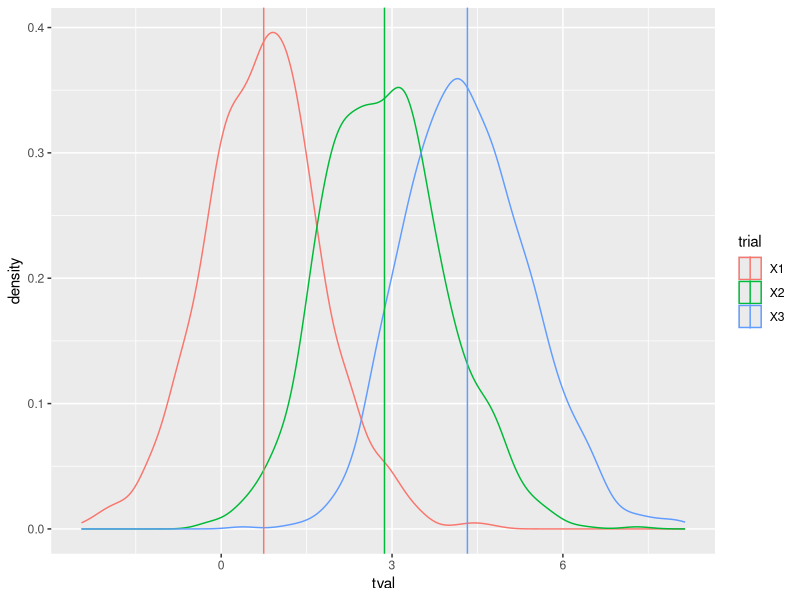
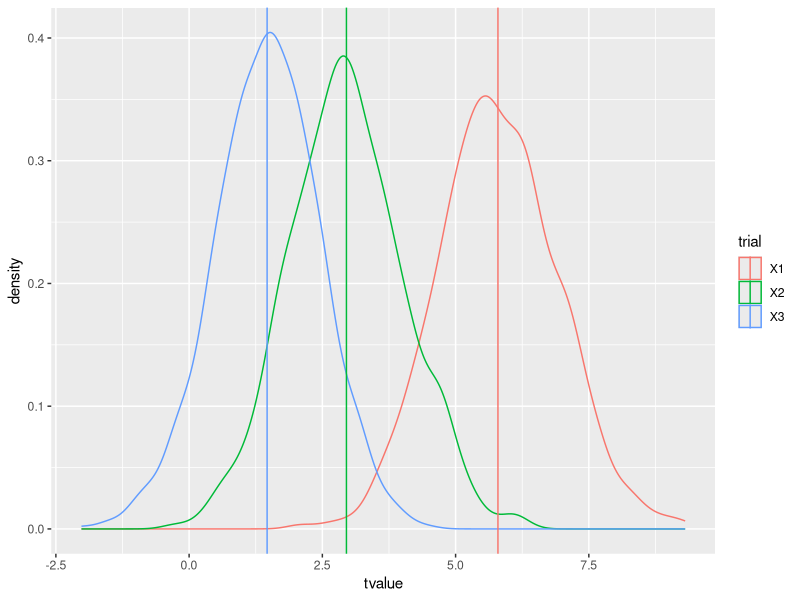
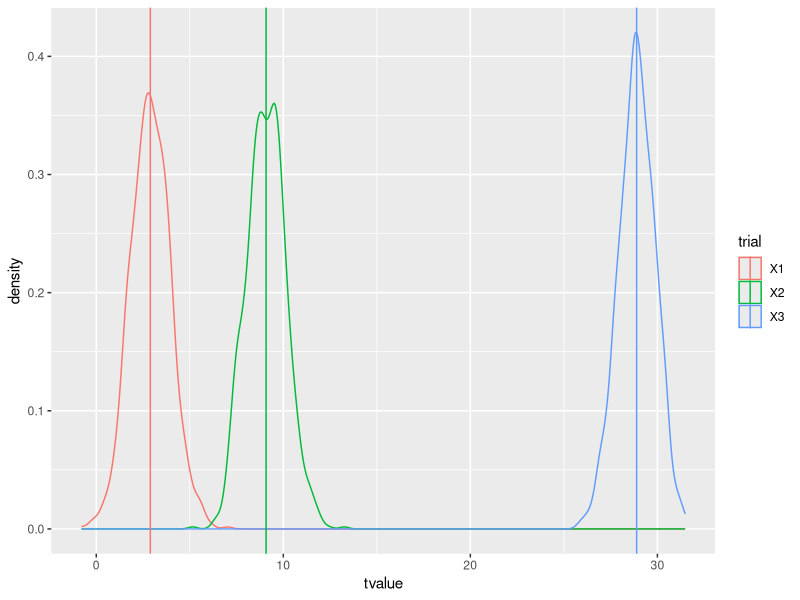
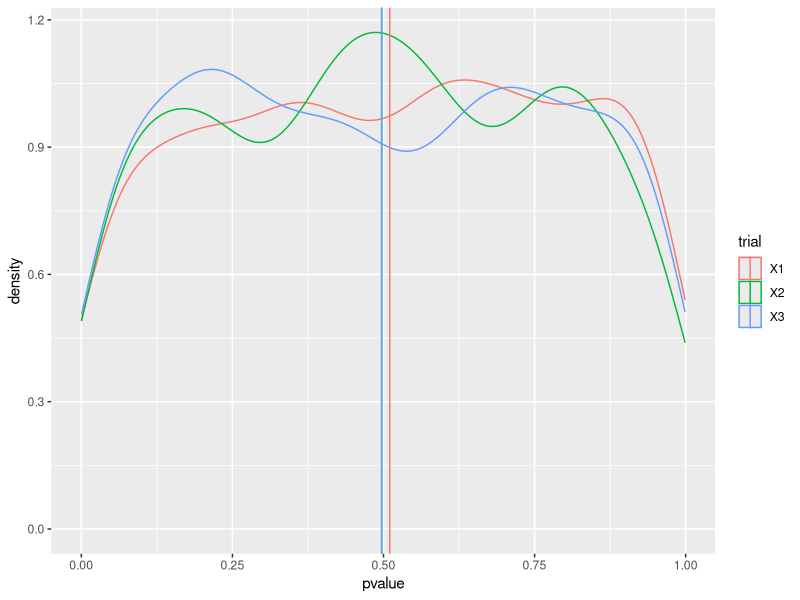

Write the R code that produced these figures, in order.
## ---- chunk 1

## Load Tidyverse
library(tidyverse) 

## ---- chunk 2

## Set the amount of numbers it will randomly generate
set.seed = 10000

## ---- chunk 3

## Create function that makes a dataset based on given parameters for n, b0, b1 and sd.err

rand.mod <- function(n = 200, b0 = 2, b1 = 3, sd.err = 1) {
  predictor <- runif(n) - 0.5
  response <- b0 + b1 * predictor + rnorm(n, mean = 0, sd = sd.err)
  return(data.frame(response = response, predictor = predictor))}

## ---- chunk 4

## Use new function "rand.mod" to create dataset with columns of different B1 manipulations. Summary() function narrows down the results to show only the tvalue of the predictor.

n.times <- 1000
tval.B1 <- matrix(nrow = n.times, ncol = 3, NA)
for(i in 1:n.times) {
  mod1 <- lm(response ~ predictor, data = rand.mod(n = 100, b0 = 1, b1 = 0.5, sd.err = 2))
  tval.B1[i, 1] <- summary(mod1)$coefficients["predictor", "t value"]
  mod2 <- lm(response ~ predictor, data = rand.mod(n = 100, b0 = 1, b1 = 2, sd.err = 2))
  tval.B1[i, 2] <- summary(mod2)$coefficients["predictor", "t value"]
  mod3 <- lm(response ~predictor, data = rand.mod(n = 100, b0 = 1, b1 = 3, sd.err = 2))
  tval.B1[i, 3] <- summary(mod3)$coefficients["predictor", "t value"]}

## ---- chunk 5

## Put it all into a dataframe and turn dataframe into a long format. Check to make sure "trial" column is factors not intergers

tval.B1 <- data.frame(tval.B1)
tval.B1 <- gather(tval.B1, value = "tval", key = "trial")
tval.B1$trial <- factor(tval.B1$trial)

## ---- chunk 6

## Plot with means
tval.sum.B1 <- group_by(tval.B1, trial) %>% summarize(mn.tval = mean(tval))
p <- ggplot(aes(tval, group = trial, col = trial), data = tval.B1)
p + geom_density() + geom_vline(data = tval.sum.B1, aes(xintercept = mn.tval, col = trial))

## ---- chunk 7

## Use new function "rand.mod" to create dataset with columns of different error manipulations. Summary() function narrows down the results to show only the tvalue of the predictor.

n.times <- 1000
tval.err <- matrix(nrow = n.times, ncol = 3, NA)
for(i in 1:n.times) {
mod1 <- lm(response ~ predictor, data = rand.mod(n = 100, b0 = 1, b1 = 1, sd.err = 0.5))
tval.err[i, 1] <- summary(mod1)$coefficients["predictor", "t value"]
mod2 <- lm(response ~ predictor, data = rand.mod(n = 100, b0 = 1, b1 = 1, sd.err = 1))
tval.err[i, 2] <- summary(mod2)$coefficients["predictor", "t value"]
mod3 <- lm(response ~ predictor, data = rand.mod(n = 100, b0 = 1, b1 = 1, sd.err = 2))
tval.err[i, 3] <- summary(mod3)$coefficients["predictor", "t value"]}

## ---- chunk 8

## Put it all into a dataframe and turn dataframe into a long format. Check to make sure "trial" column is factors not intergers

tval.err <- data.frame(tval.err)
tval.err <- gather(tval.err, value = "tvalue", key="trial")
tval.err$trial <- factor(tval.err$trial)

## ---- chunk 9

## Plot with means

tval.sum.err <- group_by(tval.err, trial) %>% summarize(mn.tval = mean(tvalue))
p <- ggplot(aes(tvalue, group = trial, col = trial), data = tval.err)
p + geom_density() + geom_vline(data = tval.sum.err, aes(xintercept = mn.tval, col = trial))

## ---- chunk 10

## Use new function "rand.mod" to create dataset with columns of different sample size manipulations. 

n.times <- 1000
tval.ss <- matrix(nrow = n.times, ncol = 3, NA)
for (i in 1:n.times) {
mod1 <- lm(response ~ predictor, data = rand.mod(n = 100, b0 = 1, b1 = 1, sd.err = 1))
tval.ss[i, 1] <- summary(mod1)$coefficients["predictor", "t value"]
mod2 <- lm(response ~ predictor, data = rand.mod(n = 1000, b0 = 1, b1 = 1, sd.err = 1))
tval.ss[i, 2] <- summary(mod2)$coefficients["predictor", "t value"]
mod3 <- lm(response ~ predictor, data = rand.mod(n = 10000, b0 = 1, b1 = 1, sd.err = 1))
tval.ss[i, 3] <- summary(mod3)$coefficients["predictor", "t value"]}

## ---- chunk 11

## Put it all into a dataframe and turn dataframe into a long format. Check to make sure "trial" column is factors not intergers

tval.ss <- data.frame(tval.ss)
tval.ss <- gather(tval.ss, value = "tvalue", key="trial")
tval.ss$trial <- factor(tval.ss$trial)

## ---- chunk 12

## Plot with means

tval.sum.ss <- group_by(tval.ss, trial) %>% summarize(mn.tval = mean(tvalue))
p <- ggplot(aes(tvalue, group = trial, col = trial), data = tval.ss)
p + geom_density() + geom_vline(data = tval.sum.ss, aes(xintercept = mn.tval, col = trial))

## ---- chunk 13

## Making different models to see how manipulating sample size affects the pvalue

n.times <- 1000
pval.ss <- matrix(nrow = n.times, ncol = 3, NA)
for (i in 1:n.times) {
mod <- lm(response ~ predictor, data = rand.mod(n = 100, b0 = 0, b1 = 0, sd.err = 3))
pval.ss[i, 1] <- summary(mod)$coefficients["predictor", "Pr(>|t|)"]
mod1 <- lm(response ~ predictor, data = rand.mod(n = 10, b0 = 0, b1 = 0, sd.err = 3))
pval.ss[i, 2] <- summary(mod1)$coefficients["predictor", "Pr(>|t|)"]
mod2 <- lm(response ~ predictor, data = rand.mod(n = 1000, b0 = 0, b1 = 0, sd.err = 3))
pval.ss[i, 3] <- summary(mod2)$coefficients["predictor", "Pr(>|t|)"]}

pval.ss <- data.frame(pval.ss)
pval.ss <- gather(pval.ss, value = "pvalue", key = "trial")
pval.ss$trial <- factor(pval.ss$trial) 

## ---- chunk 14

## Plot with means

pval.sum.ss <- group_by(pval.ss, trial) %>% summarize(mn.pval = mean(pvalue))
p <- ggplot(aes(pvalue, group = trial, col = trial), data = pval.ss)
p + geom_density() + geom_vline(data = pval.sum.ss, aes(xintercept = mn.pval, col = trial))

## ---- chunk 15
## Find the P values that are <= 0.05

filter(pval.ss, pvalue <= 0.05)
